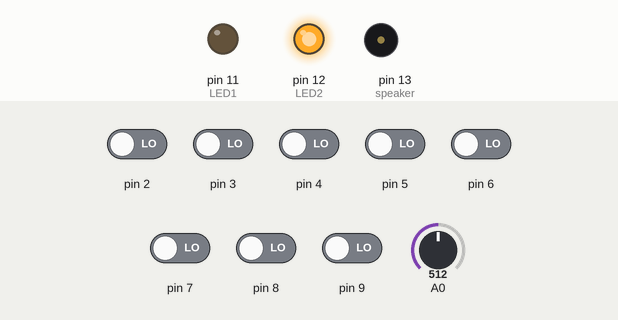
Bench run of a sketch on a simulated Arduino Uno, built with avr-gcc and run on an emulated ATmega328P. Shown: output pins drawn as LEDs (lit = HIGH), buzzer (waves = sounding). The inputs (shaded band) are chosen by the test bench; at power-on: pin 2–9 LOW, A0 = 512.

Above: at 1.2 s.
1.3 s: A0 set to 501
At 1.6 s:
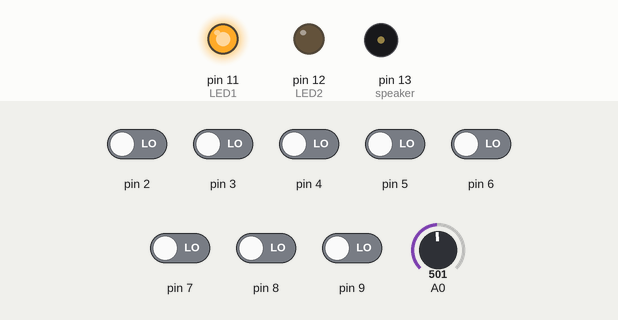
2.8 s: pin 2 driven HIGH
At 3.9 s:
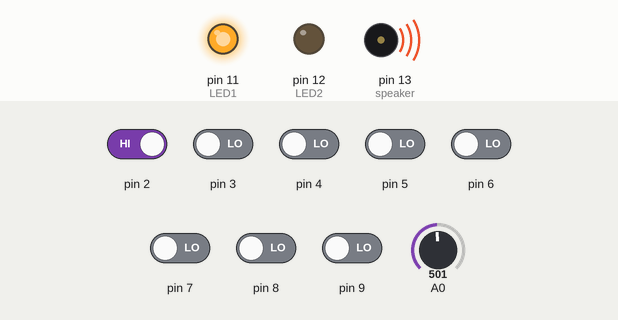
4.3 s: A0 set to 522
At 5.1 s:
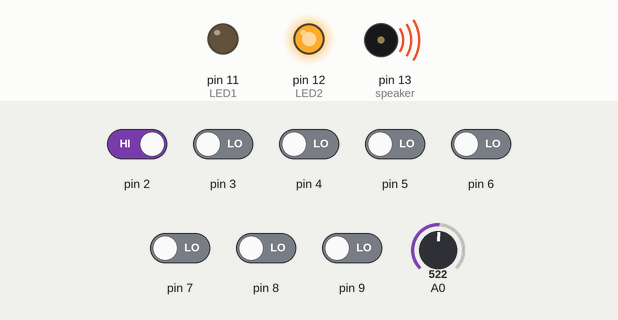
5.8 s: A0 set to 511
At 6.2 s:
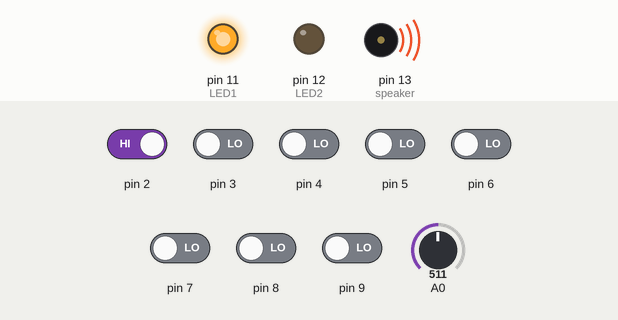
7.3 s: A0 set to 716
At 8.6 s:
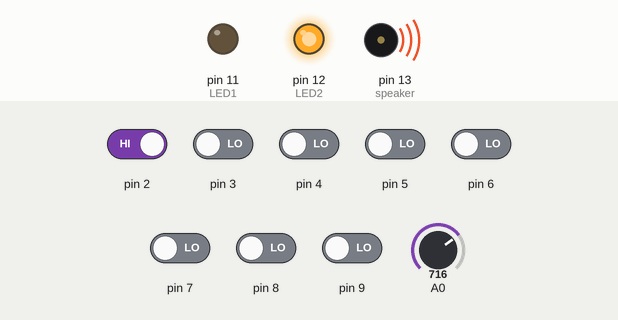
Timing chart, 0 to 9.8 s (numbered marks = the images above; inputs shaded):
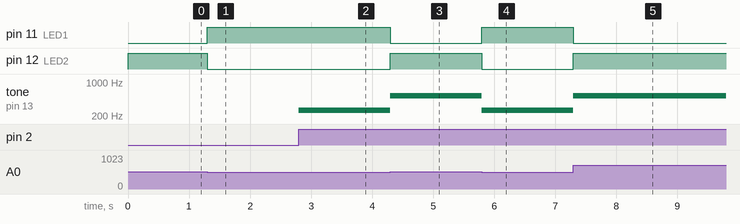

Measured:
- the behaviour switches between 512 and 511 on A0 (found by bisection; images 0 and 1)
- after the input at 1.3 s, pin 11 (LED1): LOW → HIGH at once; pin 12 (LED2): HIGH → LOW at once
- after the input at 2.8 s, tone on pin 13 (speaker): silent → 262 Hz at once
- after the input at 4.3 s, pin 11 (LED1): HIGH → LOW at once; pin 12 (LED2): LOW → HIGH at once; tone on pin 13 (speaker): 262 Hz → 523 Hz at once
- after the input at 5.8 s, pin 11 (LED1): LOW → HIGH at once; pin 12 (LED2): HIGH → LOW at once; tone on pin 13 (speaker): 523 Hz → 262 Hz at once
- after the input at 7.3 s, pin 11 (LED1): HIGH → LOW at once; pin 12 (LED2): LOW → HIGH at once; tone on pin 13 (speaker): 262 Hz → 523 Hz at once

The sketch:

Piano2.ino
```cpp
int LED1 = 11;
int LED2 = 12;
int speaker = 13;

#include "pitches.h"

//NOTES            'c'  ,   'd'  ,  'e'   ,  'f'   ,  'g'   ,    'a' ,   'b'  ,  'C'
int notes1[] = { NOTE_C4, NOTE_D4, NOTE_E4, NOTE_F4, NOTE_G4, NOTE_A4, NOTE_B4, NOTE_C5 }; // 1st octave
int notes2[] = { NOTE_C5, NOTE_D5, NOTE_E5, NOTE_F5, NOTE_G5, NOTE_A5, NOTE_B5, NOTE_C6 }; // 2nd octave

void setup()
{
  pinMode(2, INPUT);
  pinMode(3, INPUT);
  pinMode(4, INPUT);
  pinMode(5, INPUT);
  pinMode(6, INPUT);
  pinMode(7, INPUT);
  pinMode(8, INPUT);
  pinMode(9, INPUT);

  pinMode(LED1, OUTPUT); // LED to identify 1st octave
  pinMode(LED2, OUTPUT); // LED to identify 2nd octave
  pinMode(speaker, OUTPUT); // Buzzer
}

void loop()
{
    // Read from the potentiometer
    int potReading = analogRead(A0);
    // If the potentiometer has a reading below 512
    if (potReading < 512) {
      digitalWrite(LED1, 1); // Turn on LED1
      digitalWrite(LED2, 0);
    }
    // If the potentiometer has a reading above 512
    else if (potReading >= 512) {
      digitalWrite(LED2, 1); // Turn on LED2
      digitalWrite(LED1, 0);
    }
    for (int thisSensor = 2; thisSensor < 10; thisSensor++) {

      int sensorReading = digitalRead(thisSensor);

      // If the button button being read is pushed...
      if (sensorReading == 1) {

        if (potReading < 512) {
          // play the note corresponding to this sensor in the 1st octave
          tone(speaker, notes1[thisSensor - 2], 20);
        }
        else if (potReading >= 512) {
          // play the note corresponding to this sensor in the 2nd octave
          tone(speaker, notes2[thisSensor - 2], 20);
        }
      }
    }
}
```

pitches.h
```cpp
/*************************************************
 * Public Constants
 *************************************************/

#define NOTE_B0  31
#define NOTE_C1  33
#define NOTE_CS1 35
#define NOTE_D1  37
#define NOTE_DS1 39
#define NOTE_E1  41
#define NOTE_F1  44
#define NOTE_FS1 46
#define NOTE_G1  49
#define NOTE_GS1 52
#define NOTE_A1  55
#define NOTE_AS1 58
#define NOTE_B1  62
#define NOTE_C2  65
#define NOTE_CS2 69
#define NOTE_D2  73
#define NOTE_DS2 78
#define NOTE_E2  82
#define NOTE_F2  87
#define NOTE_FS2 93
#define NOTE_G2  98
#define NOTE_GS2 104
#define NOTE_A2  110
#define NOTE_AS2 117
#define NOTE_B2  123
#define NOTE_C3  131
#define NOTE_CS3 139
#define NOTE_D3  147
#define NOTE_DS3 156
#define NOTE_E3  165
#define NOTE_F3  175
#define NOTE_FS3 185
#define NOTE_G3  196
#define NOTE_GS3 208
#define NOTE_A3  220
#define NOTE_AS3 233
#define NOTE_B3  247
#define NOTE_C4  262
#define NOTE_CS4 277
#define NOTE_D4  294
#define NOTE_DS4 311
#define NOTE_E4  330
#define NOTE_F4  349
#define NOTE_FS4 370
#define NOTE_G4  392
#define NOTE_GS4 415
#define NOTE_A4  440
#define NOTE_AS4 466
#define NOTE_B4  494
#define NOTE_C5  523
#define NOTE_CS5 554
#define NOTE_D5  587
#define NOTE_DS5 622
#define NOTE_E5  659
#define NOTE_F5  698
#define NOTE_FS5 740
#define NOTE_G5  784
#define NOTE_GS5 831
#define NOTE_A5  880
#define NOTE_AS5 932
#define NOTE_B5  988
#define NOTE_C6  1047
#define NOTE_CS6 1109
#define NOTE_D6  1175
#define NOTE_DS6 1245
#define NOTE_E6  1319
#define NOTE_F6  1397
#define NOTE_FS6 1480
#define NOTE_G6  1568
#define NOTE_GS6 1661
#define NOTE_A6  1760
#define NOTE_AS6 1865
#define NOTE_B6  1976
#define NOTE_C7  2093
#define NOTE_CS7 2217
#define NOTE_D7  2349
#define NOTE_DS7 2489
#define NOTE_E7  2637
#define NOTE_F7  2794
#define NOTE_FS7 2960
#define NOTE_G7  3136
#define NOTE_GS7 3322
#define NOTE_A7  3520
#define NOTE_AS7 3729
#define NOTE_B7  3951
#define NOTE_C8  4186
#define NOTE_CS8 4435
#define NOTE_D8  4699
#define NOTE_DS8 4978
```
